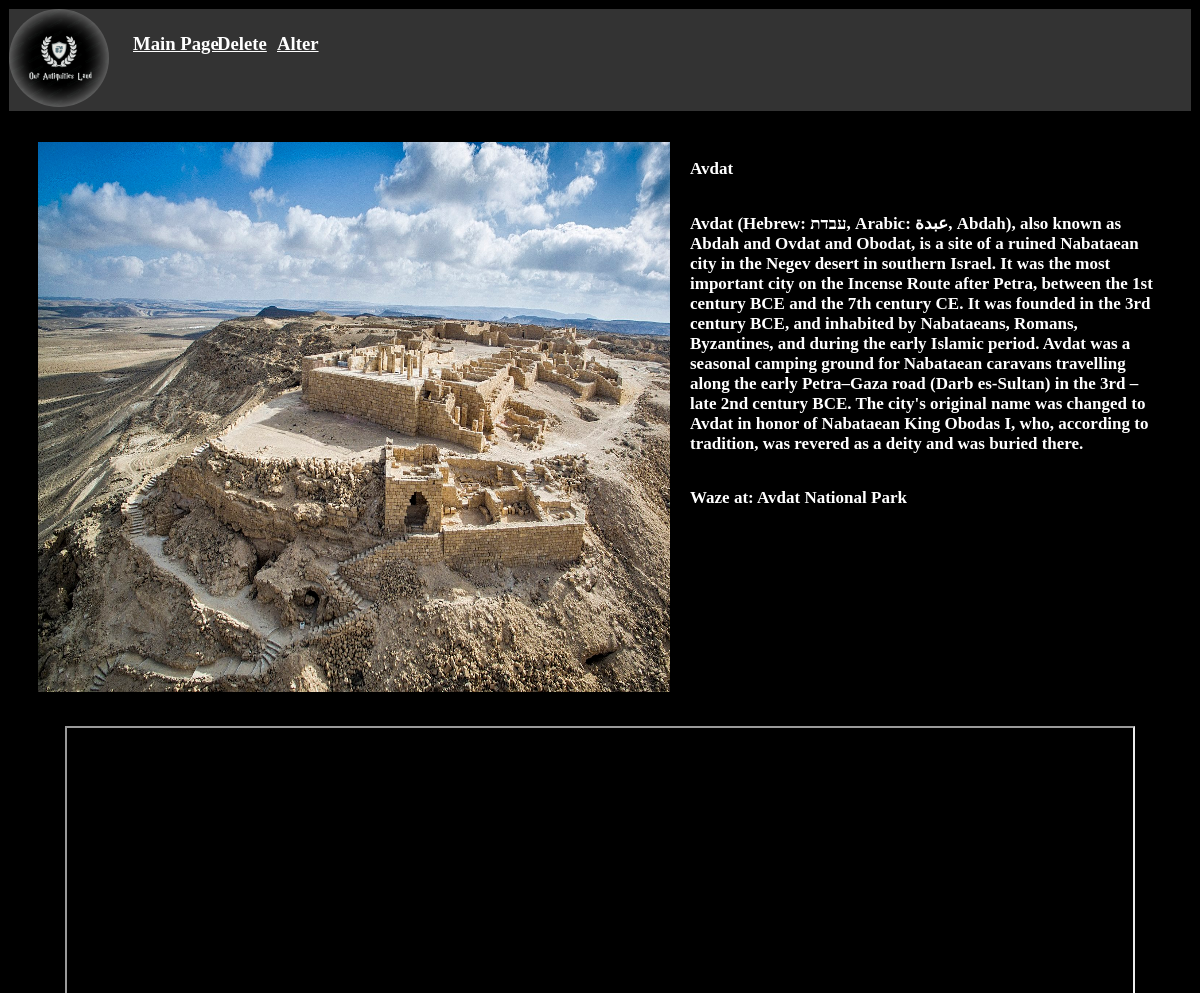
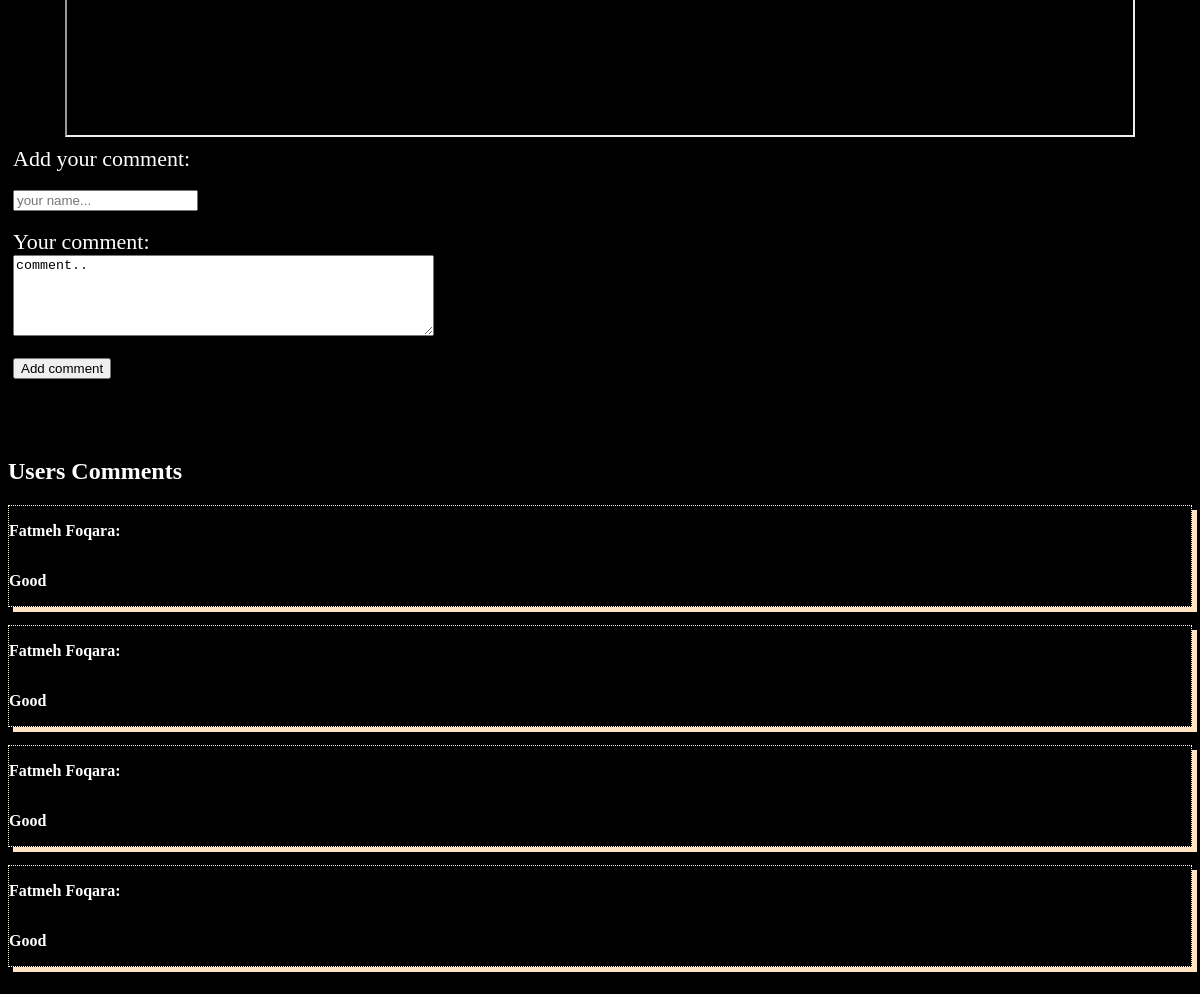
Page /show_site/2 on the committed database (2 pictures, top to bottom).
### app.py (models this page shows, shortened)
class Sites(db.Model):
    id=db.Column(db.Integer,primary_key=True)
    site_name=db.Column(db.String(20), unique=False, nullable=False)
    about=db.Column(db.String, unique=False, nullable=False)
    waze_at=db.Column(db.String(20), unique=True, nullable=False)
    filename=db.Column(db.String(100), unique=False, nullable=True)

class Reviews(db.Model):
    id = db.Column(db.Integer, primary_key=True)
    site_id = db.Column(db.Integer, unique=False, nullable=False)
    user_name = db.Column(db.String(20), unique=False, nullable=False)
    review_text = db.Column(db.String, unique=False, nullable=False)

### app.py (the view)
@app.route('/show_site/<int:site_id>')
def site_info(site_id):
    sites_specific = Sites.query.get(site_id)
    reviews_specific = Reviews.query.filter(Reviews.site_id == site_id)
    return render_template("show_site.html",sites_specific=sites_specific,reviews_specific=reviews_specific) #reviews_specific=reviews_specific)

### templates/show_site.html (shortened to what this page needs)
<!DOCTYPE html>
<html lang="en" xmlns="http://www.w3.org/1999/html">
<head>
</head>
<body>
<div class="navbar">
    <a href="/" ><img src="../static/uploads/logo.jpeg"  width="100px" heigth="100px" style="border-radius:50%; display:inline-block"></a>
    <a href="/" target="_blank"><h3 style="position: absolute; margin-top:2%; margin-left:2%"><u>Main Page</u></h3></a>
    <a href="/delete/{{sites_specific.id}}" type="button"><h3 style="color:white;position: absolute; margin-top:2%;margin-left:9%"><u>Delete</u></h3></a>
    <a href="/alter_site/{{sites_specific.id}}" type="button"><h3 style="color:white;position: absolute; margin-top:2%;margin-left:14%"><u>Alter</u></h3></a>
</div>
<div class="flex-container">
  <div><img src="../static/uploads/{{sites_specific.filename}}" width="700" height="550"></img></div>
  <div>
      <p style="color:white;font-size:17px">{{sites_specific.site_name}}</p><br>
    <p style="color:white;font-size:17px">{{sites_specific.about}}</p><br>
    <p style="color:white; font-size:17px">Waze at: {{sites_specific.waze_at}}</p>
  </div>
</div>
<center><iframe src="https://embed.waze.com/iframe?zoom=13&lat=48.85661&lon=2.35222&pin=1" width="90%" height="400"></iframe><br></center>
    <div style="border:5px solid black;bottom:0;">
     <form action="/add_review/{{sites_specific.id}}" method="post" enctype="multipart/form-data">
      <label style="color:white;font-family: papyrus;font-size:22px">Add your comment:</label><br>
      <label style="color:white'font-family: papyrus;font-size:22px">Your name:</label><br>
      <input type="text" name="user_name" placeholder="your name..." required><br><br>
      <label style="color:white;font-family: papyrus;font-size:22px">Your comment:</label><br>
      <textarea name="user_comment" rows="5" cols="50" required>comment..</textarea><br><br>
      <input name="form" type="submit" value="Add comment"/><br><br>
     </form>>
    </div>
    <div>
        <h2 style="color:white; font-family: papyrus">Users Comments</h2>
    {%for review in reviews_specific %}
        <div style="border:1px solid Cornsilk;box-shadow: 5px 5px Bisque;border-style:dotted"><p style="color:white;display:inline-block">{{review.user_name}}:</p><br>
        <p style="color:white;">{{review.review_text}}</p><br></div><br>
    {%endfor%}
    </div>
<br>
</body>
</html>

### templates/show_site.html (style rules this page uses)
body { background-color:black }
.navbar { overflow: hidden;background-color: #333;border: 1px solid black; }
h3,p { color:white; font-family: papyrus; display: inline-block;font-weight:bold }
.flex-container { display: flex; background-color: black; }
.flex-container > div { background-color: black; margin: 10px; padding: 20px; font-size: 15px; width:50% }

### rows in the picture
Sites: filename (picture), site_name "Avdat", about "Avdat (Hebrew: עבדת, Arabic: عبدة, Abdah), also known as Abdah and Ovdat and Obodat, is a site of a ruined Nabataean city in the Negev desert in southern Israel. It was the most important city on the Incense Route after Petra, between the 1st century BCE and the 7th century CE. It was founded in the 3rd century BCE, and inhabited by Nabataeans, Romans, Byzantines, and during the early Islamic period. Avdat was a seasonal camping ground for Nabataean caravans travelling along the early Petra–Gaza road (Darb es-Sultan) in the 3rd – late 2nd century BCE. The city's original name was changed to Avdat in honor of Nabataean King Obodas I, who, according to tradition, was revered as a deity and…", waze_at "Avdat National Park"
Reviews: user_name "Fatmeh Foqara", review_text "Good"
Reviews: user_name "Fatmeh Foqara", review_text "Good"
Reviews: user_name "Fatmeh Foqara", review_text "Good"
Reviews: user_name "Fatmeh Foqara", review_text "Good"
